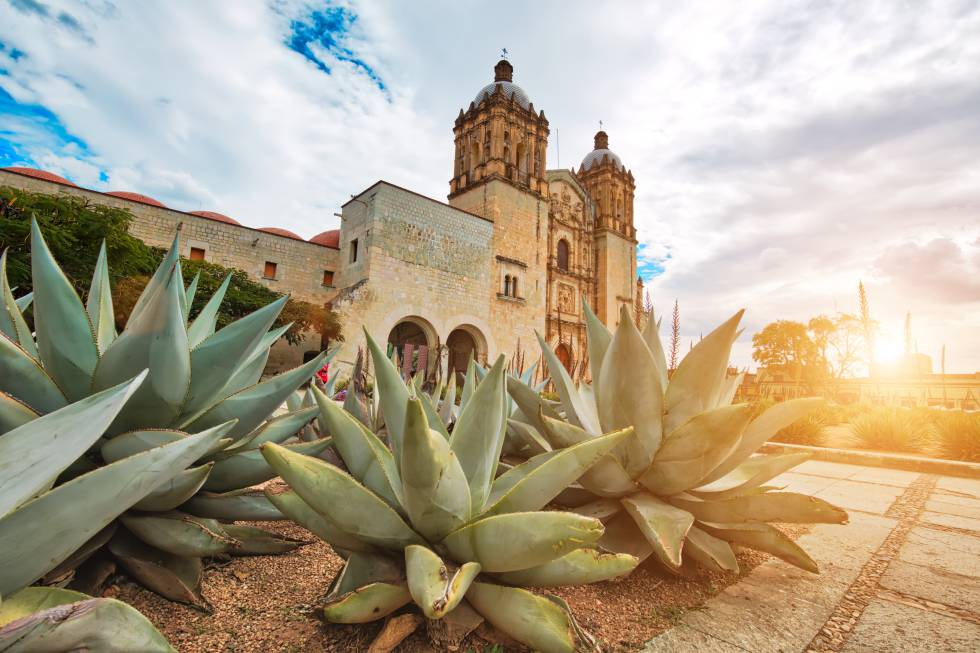
#> input picture Fotos/oaxaca.jpg, 980 x 653 px
$ python contours.py
#> lines starting #> are read from the running program, lines starting #| are printed output that depends on the picture; after the words box and inside, x2 and y2 are one past the last pixel; in counts of white or black regions, pixels touching at a corner belong together
import cv2 as cv
import numpy as np

img=cv.imread('Fotos/oaxaca.jpg')
#> img is the input picture: shape (653, 980, 3); mean B, G, R 139.9, 162.4, 174.7
cv.imshow('Oaxaca', img)

blank=np.zeros(img.shape, dtype='uint8')
cv.imshow('BLank', blank)


#Se convierte primero la imagen en gris
gray=cv.cvtColor(img, cv.COLOR_BGR2GRAY)
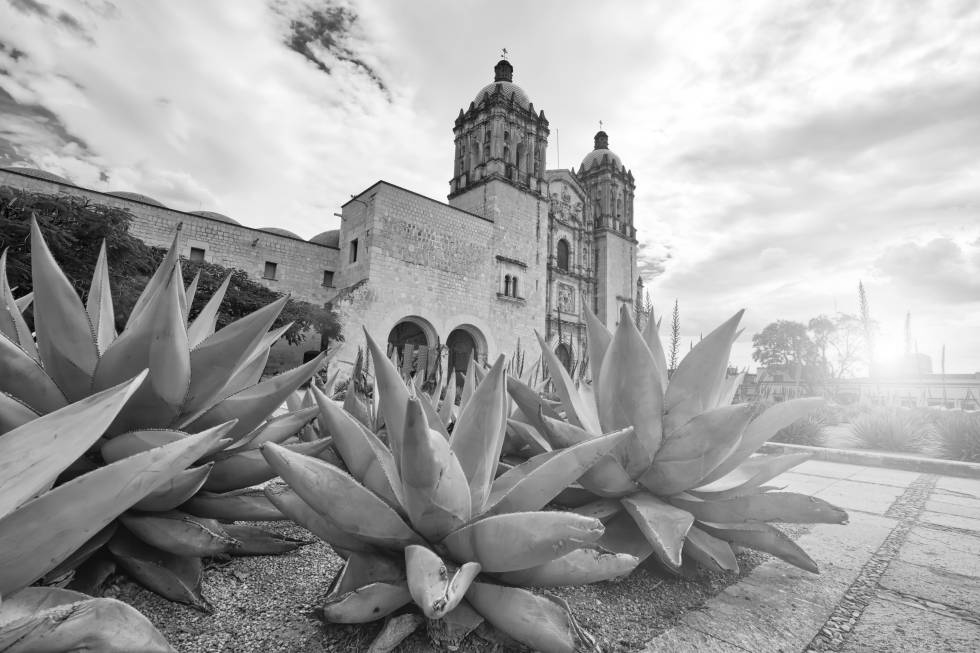
#> gray: shape (653, 980); min 1, max 255, mean 163.6
# [9 lines of commented-out code are left out]

ret, thresh=cv.threshold(gray, 125, 255, cv.THRESH_BINARY)
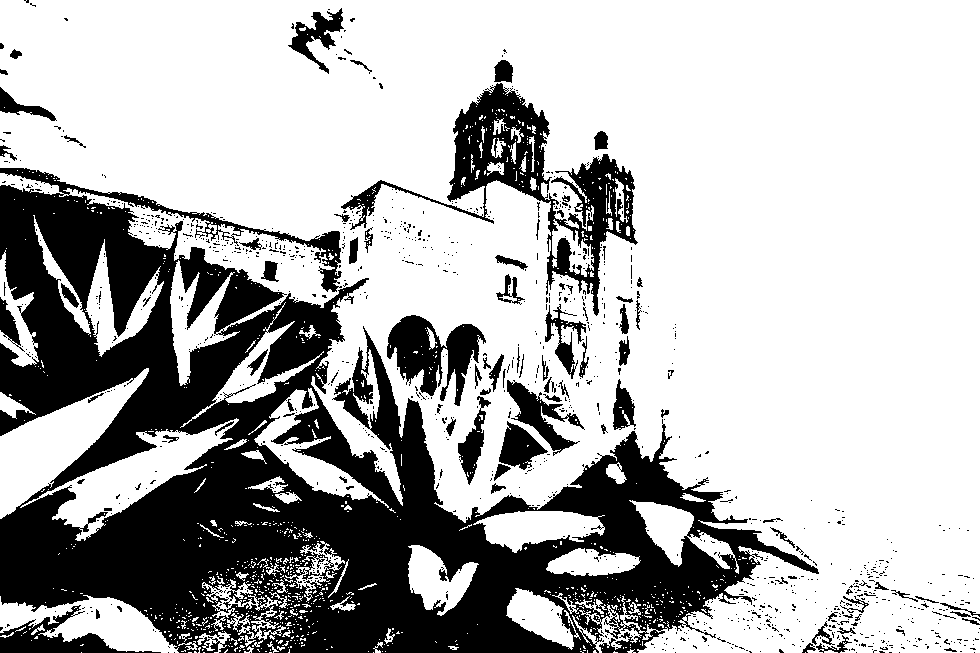
#> thresh: shape (653, 980); 70.6% white; 1123 black regions (1030 under 20 px)
cv.imshow('Thresh', thresh)


'''Este metodo devuelve el numero de contornos que encontro en la imagen guardada en canny
'''
contours, hierarchies = cv.findContours(thresh, cv.RETR_LIST, cv.CHAIN_APPROX_NONE)
#> contours = 2658 contours, 2455 with area under 20; largest, box (x1, y1, x2, y2) and area: (0, 0, 980, 653) 427501, (340, 82, 639, 317) 17335, (0, 368, 149, 519) 7724, (20, 418, 239, 541) 7138, (0, 595, 179, 653) 4931
print(f'{len(contours)} contornos encontrados!')
#| 2658 contornos encontrados!

#para dibujar los contornos de la imagen en una imagen nueva
cv.drawContours(blank, contours, -1, (0,255,0), 1)
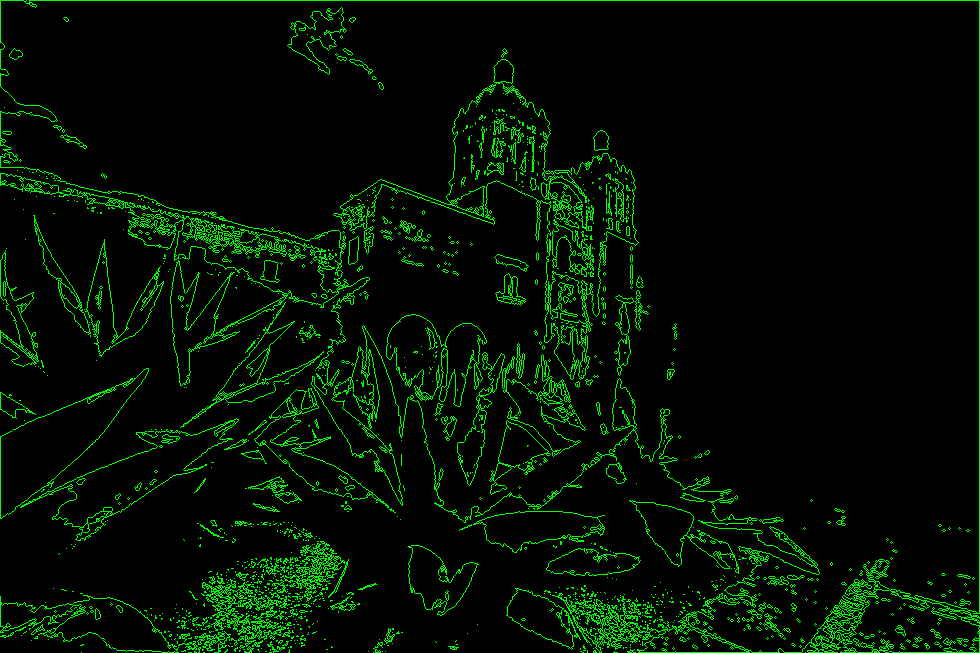
#> blank: shape (653, 980, 3); mean of channels 0, 1, 2 0, 15.2, 0; drawn as B, G, R
cv.imshow('Contours Drawn', blank )


cv.waitKey(0)
